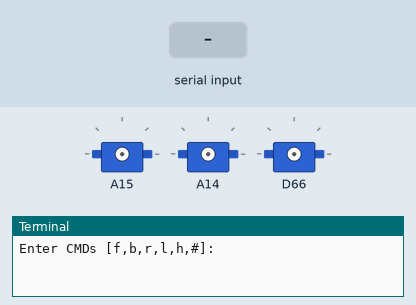
A program run on a simulated Raspberry Pi (BCM pin numbers). On the bench: 3 × servo, the last lines printed to the terminal. The inputs (shaded band) are chosen by the test bench. Servo angles are drawn from the pulse width (0.5 ms = 0°, 2.5 ms = 180°). At 1.9 s the program stops and its outputs stay as they are.

Above: at 1.2 s.
1.3 s: "f" typed at the terminal, then Enter
At 1.65 s:
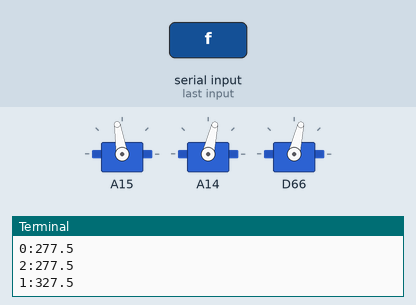
At 2.8 s:
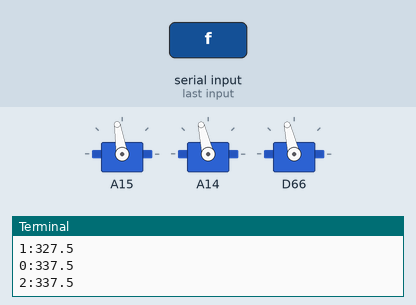
Timing chart, 0 to 3.4 s (numbered marks = the images above; inputs shaded):
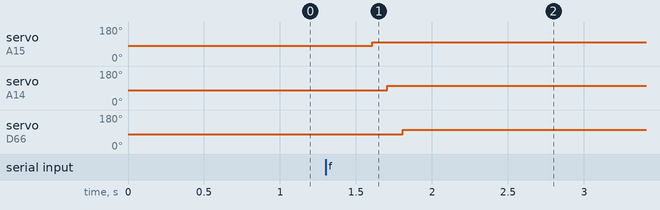

Measured:
- after the input at 1.3 s, servo on A15: 81° → 99° after 0.31 s; servo on A14: 77° → 103° after 0.41 s; servo on D66: 77° → 103° after 0.51 s

The program:

bug_drive.py
```python
#!/usr/bin/env python3
#bug_drive.py
import time
import servoAdafruit as servoCon

servoMin = 205  # Min pulse 1000us 204.8 (50Hz)
servoMax = 410  # Max pulse 2000us 409.6 (50Hz)

servoL=0; servoM=1; servoR=2
TILT=20
MOVE=30
MID=((servoMax-servoMin)/2)+servoMin
CW=MID+MOVE; ACW=MID-MOVE
TR=MID+TILT; TL=MID-TILT
FWD=[TL,ACW,ACW,TR,CW,CW]#[midL,fwd,fwd,midR,bwd,bwd]
BWD=[TR,ACW,ACW,TL,CW,CW]#[midR,fwd,fwd,midL,bwd,bwd]
LEFT=[TR,ACW,CW,TL,CW,ACW]#[midR,fwd,bwd,midL,bwd,fwd]
RIGHT=[TL,ACW,CW,TR,CW,ACW]#[midL,fwd,bwd,midR,bwd,fwd]
HOME=[MID,MID,MID,MID,MID,MID]
PINS=[servoM,servoL,servoR,servoM,servoL,servoR]
STEP=0.2
SPEED=0.1

global DEBUG
#DEBUG=False
DEBUG=True

class motor:
  # Constructor
  def __init__(self,pins=PINS,steptime=STEP):
    self.pins = pins
    self.steptime=steptime
    self.theServo=servoCon.servo()

  def off(self):
    #Home position
    self.drive(HOME,step)

  def drive(self,drive,step=STEP):
    for idx,servo in enumerate(self.pins):
      if(drive[idx]==servoM):
        time.sleep(step)
      self.theServo.setPWM(servo,0,drive[idx])
      if(drive[idx]==servoM):
        time.sleep(step)
      if(DEBUG):print("%s:%s"%(servo,drive[idx]))
      time.sleep(SPEED)

  def cmd(self,char,step=STEP):
    if char == 'f':
      self.drive(FWD,step)
    elif char == 'b':
      self.drive(BWD,step)
    elif char == 'r':
      self.drive(RIGHT,step)
    elif char == 'l':
      self.drive(LEFT,step)
    elif char == 'h':
      self.drive(HOME,step)
    elif char == '#':
      time.sleep(step)

def main():
  import os
  DEBUG=True
  if "CMD" in os.environ:
    CMD=os.environ["CMD"]
    INPUT=False
    print("CMD="+CMD)
  else:
    INPUT=True
  bugPi=motor()
  if INPUT:
    print("Enter CMDs [f,b,r,l,h,#]:")
    CMD=input()
  for idx,char in enumerate(CMD.lower()):
    if(DEBUG):print("Step %s of %s: %s"%(idx+1,len(CMD),char))
    bugPi.cmd(char)

if __name__ == '__main__':
  try:
    main()
  except KeyboardInterrupt:
    print ("Finish")
#End
```

servoAdafruit.py
```python
#!/usr/bin/env python3
#servoAdafruit.py
import wiringpi2
import time

#PWM Registers
MODE1=0x00
PRESCALE=0xFE
LED0_ON_L=0x06
LED0_ON_H=0x07
LED0_OFF_L=0x08
LED0_OFF_H=0x09

PWMHZ=50
PWMADR=0x40


class servo:
  # Constructor
  def __init__(self,pwmFreq=PWMHZ,addr=PWMADR):
    self.i2c = wiringpi2.I2C()
    self.devPWM=self.i2c.setup(addr)
    self.GPIOsetup(pwmFreq,addr)

  def GPIOsetup(self,pwmFreq,addr):
    self.i2c.read(self.devPWM)
    self.pwmInit(pwmFreq)

  def pwmInit(self,pwmFreq):
    prescale = 25000000.0 / 4096.0   # 25MHz / 12-bit
    prescale /= float(pwmFreq)
    prescale = prescale - 0.5 #-1 then +0.5 to round to
                              # nearest value
    prescale = int(prescale)
    self.i2c.writeReg8(self.devPWM,MODE1,0x00) #RESET
    mode=self.i2c.read(self.devPWM)
    self.i2c.writeReg8(self.devPWM,MODE1,
                       (mode & 0x7F)|0x10) #SLEEP
    self.i2c.writeReg8(self.devPWM,PRESCALE,prescale)
    self.i2c.writeReg8(self.devPWM,MODE1,mode) #restore mode
    time.sleep(0.005)
    self.i2c.writeReg8(self.devPWM,MODE1,mode|0x80) #restart

  def setPWM(self,channel, on, off):
    on=int(on)
    off=int(off)
    self.i2c.writeReg8(self.devPWM,
                       LED0_ON_L+4*channel,on & 0xFF)
    self.i2c.writeReg8(self.devPWM,LED0_ON_H+4*channel,on>>8)
    self.i2c.writeReg8(self.devPWM,
                       LED0_OFF_L+4*channel,off & 0xFF)
    self.i2c.writeReg8(self.devPWM,LED0_OFF_H+4*channel,off>>8)

def main():
  servoMin = 205  # Min pulse 1ms 204.8 (50Hz)
  servoMax = 410  # Max pulse 2ms 409.6 (50Hz)
  myServo=servo()
  myServo.setPWM(0,0,servoMin)
  time.sleep(2)
  myServo.setPWM(0,0,servoMax)

if __name__ == '__main__':
  try:
    main()
  except KeyboardInterrupt:
    print ("Finish")
#End
```
